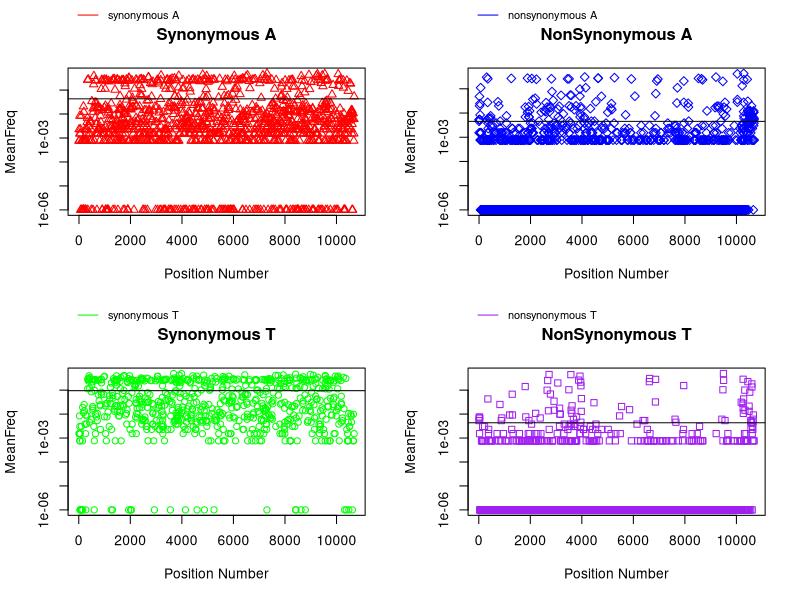
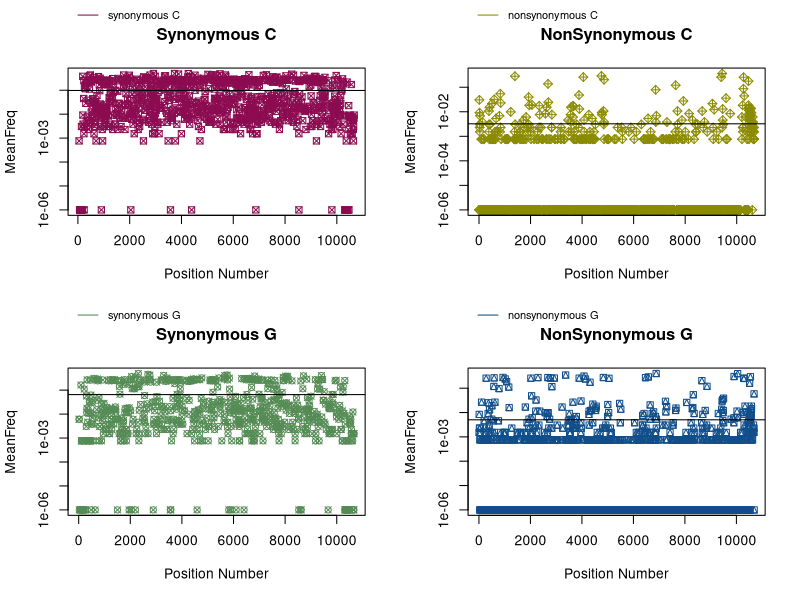

R code for these plots, in order:
#Read in CSV file
Dengue<-read.csv("DengueVirus1.fasta_pruned.mu.trim05_DF.csv")
SynNonsynAT<-function(Virus){
#select for only synonymous sites in Virus file
synonymous<-which(Virus$TypeOfSite=='syn')
#subset data into synonymous sites and designated wildtype nucleotide
synonymousA<-subset(Virus, wtnt=='a' & TypeOfSite=='syn')
synonymousT<-subset(Virus, wtnt=='t' & TypeOfSite=='syn') 
#binds synonymous subset data into a new dataset
synonymous<-rbind(synonymousA, synonymousT)
#select for only nonsynonymous sites in Virus file
nonsynonymous<-which(Virus$TypeOfSite=='nonsyn')
#subset data into nonsynonymous sites and designated wildtypes
nonsynonymousA<-subset(Virus, wtnt=='a' & TypeOfSite=='nonsyn')
nonsynonymousT<-subset(Virus, wtnt=='t' & TypeOfSite=='nonsyn')

#A and T synonymous and nonsynonymous graphs

#splits the graph into 4 sections, 2 rows 2 columns 
layout(matrix(c(1,2,3,4), nrow=2, byrow = TRUE))
#log meanfreq to get rid of 0's and make graph easier to read
plot(synonymousA$num,synonymousA$MeanFreq+.000001,log='y', col = "red", 
     #pch creates the shape of the plotted points
     ,xlab="Position Number", ylab="MeanFreq",main="Synonymous A", pch=2)
#abline creates a line where the mean of all the points are located
abline(h=mean(synonymousA$MeanFreq+.000001))
#creates a legend:inset is coordinates where the legend lies

legend("topleft",inset=c(0,-0.45), legend=c
       ("synonymous A"),col="red", horiz=TRUE, 
#lty is type of line used,cex is size of legend, xpd allows legend to lie outside the plot,bty is type of box around legend       
       lty=1, cex=0.8,xpd=TRUE,bty='n')
#plots continue 
plot(nonsynonymousA$num,nonsynonymousA$MeanFreq+.000001,log='y', col = "blue",xlab="Position Number", ylab="MeanFreq",main="NonSynonymous A", pch = 5)
abline(h=mean(nonsynonymousA$MeanFreq+.000001))
legend("topleft",inset=c(0,-0.45), legend=c
       ("nonsynonymous A"),col="blue", horiz=TRUE, lty=1, cex=0.8,xpd=TRUE,bty='n')

plot(synonymousT$num,synonymousT$MeanFreq+.000001,log='y', col = "green",xlab="Position Number", ylab="MeanFreq",main="Synonymous T")
abline(h=mean(synonymousT$MeanFreq+.000001))
legend("topleft",inset=c(0,-0.45), legend=c
       ("synonymous T"),col="green", horiz=TRUE, lty=1, cex=0.8,xpd=TRUE,bty='n')

plot(nonsynonymousT$num,nonsynonymousT$MeanFreq+.000001,log='y', col = "purple",xlab="Position Number", ylab="MeanFreq",main="NonSynonymous T", pch=0)
abline(h=mean(nonsynonymousT$MeanFreq+.000001))
legend("topleft",inset=c(0,-0.45), legend=c
       ("nonsynonymous T"),col="purple", horiz=TRUE, lty=1, cex=0.8,xpd=TRUE,bty='n')
}
SynNonsynCG<-function(Virus2){
  
#subset data into synonymous sites and designated wildtypes
synonymousC<-subset(Virus2, wtnt=='c' & TypeOfSite=='syn')
synonymousG<-subset(Virus2, wtnt=='g' & TypeOfSite=='syn')
#subset data into nonsynonymous sites and designated wildtypes
nonsynonymousC<-subset(Virus2, wtnt=='c' & TypeOfSite=='nonsyn')
nonsynonymousG<-subset(Virus2, wtnt=='g' & TypeOfSite=='nonsyn')
  
#Plot C and G synonymous and nonsynonymous graphs
layout(matrix(c(1,2,3,4), 2, 2, byrow = TRUE))
plot(synonymousC$num,synonymousC$MeanFreq+.000001,log='y', col = "deeppink4",xlab="Position Number", ylab="MeanFreq",main="Synonymous C", pch=7)
abline(h=mean(synonymousC$MeanFreq+.000001))
legend("topleft",inset=c(0,-0.45), legend=c
       ("synonymous C"),col="deeppink4", horiz=TRUE, lty=1, cex=0.8,xpd=TRUE,bty='n')

plot(nonsynonymousC$num,nonsynonymousC$MeanFreq+.000001,log='y', col = "yellow4",xlab="Position Number", ylab="MeanFreq",main="NonSynonymous C", pch = 9)
abline(h=mean(nonsynonymousC$MeanFreq+.000001))
legend("topleft",inset=c(0,-0.45), legend=c
       ("nonsynonymous C"),col="yellow4", horiz=TRUE, lty=1, cex=0.8,xpd=TRUE,bty='n')

plot(synonymousG$num,synonymousG$MeanFreq+.000001,log='y', col = "palegreen4",xlab="Position Number", ylab="MeanFreq",main="Synonymous G",pch=13)
abline(h=mean(synonymousG$MeanFreq+.000001))
legend("topleft",inset=c(0,-0.45), legend=c
       ("synonymous G"),col="palegreen4", horiz=TRUE, lty=1, cex=0.8,xpd=TRUE,bty='n')

plot(nonsynonymousG$num,nonsynonymousG$MeanFreq+.000001,log='y', col = "dodgerblue4" ,xlab="Position Number", ylab="MeanFreq",main="NonSynonymous G", pch=14)
abline(h=mean(nonsynonymousG$MeanFreq+.000001))
legend("topleft",inset=c(0,-0.45), legend=c
       ("nonsynonymous G"),col="dodgerblue4", horiz=TRUE, lty=1, cex=0.8,xpd=TRUE,bty='n')
}  
SynNonsynAT(Dengue)
SynNonsynCG(Dengue)
